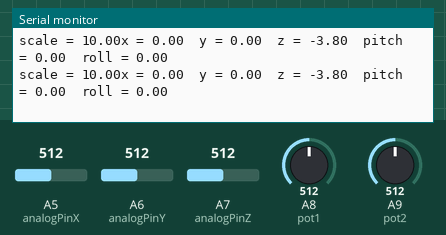
Bench run of a sketch on a simulated Arduino Mega 2560, built with avr-gcc and run on an emulated ATmega2560. On the bench: the last lines printed to the serial monitor. The test bench sets the inputs (shaded band); at power-on: A5 (analogPinX) = 512, A7 (analogPinZ) = 512, A6 (analogPinY) = 512, A8 (pot1) = 512, A9 (pot2) = 512.

Above: at 1.2 s.
1.3 s: A5 (analogPinX) set to 536
At 1.46 s:
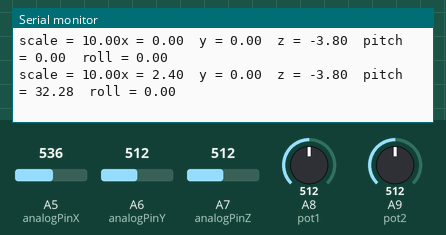
4.3 s: A7 (analogPinZ) set to 534
At 4.36 s:
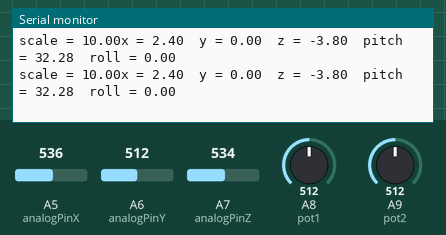
7.3 s: A7 (analogPinZ) set to 557
At 7.33 s:
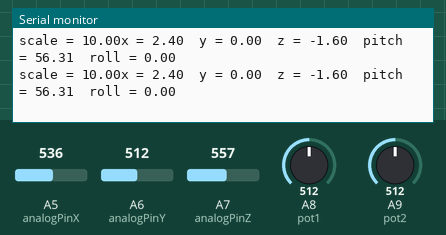
10.3 s: A6 (analogPinY) set to 511
At 10.33 s:
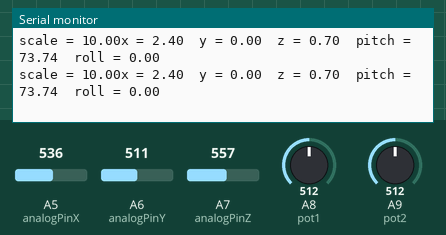
Timing chart, 0 to 13.3 s (numbered marks = the images above; inputs shaded):
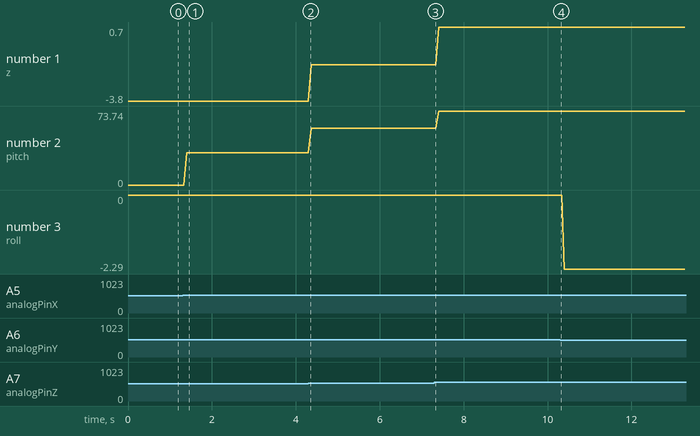

Measured:
- after the input at 1.3 s, the serial monitor: prints a new line after 0.10 s (image 1)
- plotted number 1: -3.8 → -1.6 after the input at 4.3 s, -1.6 → 0.7 after the input at 7.3 s
- plotted number 2: 0 → 32.28 after the input at 1.3 s, 32.28 → 56.31 after the input at 4.3 s, 56.31 → 73.74 after the input at 7.3 s, 73.74 → 73.58 after the input at 10.3 s
- plotted number 3: 0 → -2 after the input at 10.3 s

The sketch:

AccelerometerTest.ino
```cpp
// Test the ADXL335 Accelerometer and map the values to MIDI

const int analogPinX = A5;
const int analogPinY = A6;
const int analogPinZ = A7;

const int pot1 = A8;
const int pot2 = A9;

bool firstrun = false;
float accScale = 10;
int zeroX, zeroY, zeroZ;

void setup() {
  // initialize serial communications at 9600 bps:
  Serial.begin(9600);

}

void loop() {
  //analogReference(EXTERNAL);    //connect 3.3v to AREF
  // read the analog in value:
  if (!firstrun) {
    firstrun = true;
    zeroX = analogRead(analogPinX);
    // change the analog out value:
    delayMicroseconds(30); // from kyub
    //
    zeroY = analogRead(analogPinY);

    delayMicroseconds(30); // from kyub
    //
    zeroZ = 550; // from test
  }
  int x = analogRead(analogPinX);
  float accX = (x - zeroX);
  int midiX = map(abs(accX), 0, 1023 - zeroZ, 0, 127);

  // change the analog out value:
  delayMicroseconds(30);
  //
  int y = analogRead(analogPinY);
  float accY = (y - zeroY);
  int midiY = map(abs(accY), 0, 1023 - zeroY, 0, 127);

  delayMicroseconds(30); // from kyub
  //
  int z = analogRead(analogPinZ);
  float accZ = (z - zeroZ);
  int midiZ = map(abs(accZ), 0, 1023 - zeroZ, 0, 127);

  int p1 = analogRead(pot1);
  int p1_mapped = map(p1, 1023, 0, 0, 127);
  // change the analog out value:
  delayMicroseconds(30);

  int p2 = analogRead(pot2);
  int p2_mapped = map(p2, 1023, 0, 0, 127);
  // change the analog out value:
  delayMicroseconds(30);

  // print the results to the serial monitor:
  //  Serial.print("x = " );
  //  Serial.print(x);
  //  Serial.print("\t mapped x = " );
  //  Serial.print(accX);
  //  Serial.print("\t midi mapped x = " );
  //  Serial.print(midiX);
  //  Serial.print("\ty = " );
  //  Serial.print(y);
  //  Serial.print("\t mapped y = " );
  //  Serial.print(accY);
  //  Serial.print("\t midi mapped x = " );
  //  Serial.print(midiY);
  //  Serial.print("\tz = " );
  //  Serial.print(z);
  //  Serial.print("\t mapped z = " );
  //  Serial.print(accZ);
  //  Serial.print("\t midi mapped z = " );
  //  Serial.println(midiZ);

  //  Serial.print("\tpot1 = " );
  //  Serial.print(p1);
  //  Serial.print("\t mapped pot1 = " );
  //  Serial.print(p1_mapped);
  //
  //  Serial.print("\tpot2 = " );
  //  Serial.print(p2);
  //  Serial.print("\t mapped pot1 = " );
  //  Serial.println(p2_mapped);
  //accScale = p2;
  float xAcc = (x - zeroX) / accScale;
  float yAcc = (y - zeroY) / accScale;
  float zAcc = (z - zeroZ) / accScale;
  Serial.print("scale = " );
  Serial.print(accScale);
  Serial.print("x = " );
  Serial.print(xAcc);
  Serial.print("\ty = " );
  Serial.print(yAcc);
  Serial.print("\tz = " );
  Serial.print(zAcc);

  // apply trigonometry to get the pitch and roll:
  float pitch = atan(xAcc / sqrt(pow(yAcc, 2) + pow(zAcc, 2)));
  float roll = atan(yAcc / sqrt(pow(xAcc, 2) + pow(zAcc, 2)));
  //convert radians into degrees
  pitch = pitch * (180.0 / PI);
  roll = roll * (180.0 / PI) ;
  Serial.print("\tpitch = " );
  Serial.print(pitch);
  Serial.print("\troll = " );
  Serial.println(roll);
  delay(20);
}
```
